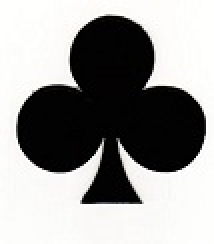
%> input picture ImageProcessing/Project/suits/clubs.jpg, 107 x 122 px (shown 2 times larger)
$ octave --eval "image_histeq('../Project/suits/clubs.jpg');"   (GNU Octave 9; MATLAB toolbox functions it lacks are replaced by stand-ins)
%> lines starting %> are read from the running program, lines starting %| are printed output that depends on the picture
function image_histeq(filepath)
%> called with filepath = '../Project/suits/clubs.jpg'

% This function shows results from both histogram equalization functions

image = imread(filepath);
%> image is the input picture: size 122x107x3 uint8; mean R, G, B 153.3, 152.9, 151.7
figure(1);

subplot(3,2,1), imshow(image);
title('Original Image');

subplot(3,2,2), imhist(image);
grid on;
title("Image's Histogram");

eq_image = custom_histeq(image);
subplot(3,2,3), imshow(eq_image);
title("Histogram Equalized Image");

subplot(3,2,4), imhist(eq_image);
grid on;
title("Histogram Equalization");

subplot(3,2,5), histeq(image);
title("Matlab's Histogram Equalized Image");

subplot(3,2,6), imhist(histeq(image));
grid on;
title("Matlab's Histogram Equalization");

end

function custom_histeq = custom_histeq(image)

% This function performs histogram equalization on the input (grayscale) image

np=size(image,1)*size(image,2);

custom_histeq=uint8(zeros(size(image,1),size(image,2)));

freq=zeros(256,1);
probf=zeros(256,1);
probc=zeros(256,1);
cum=zeros(256,1);
output=zeros(256,1);

for i=1:size(image,1)
    for j=1:size(image,2)
        value=image(i,j);
        freq(value+1)=freq(value+1)+1;
        probf(value+1)=freq(value+1)/np;
    end
end

sum=0;
no_bins=255;

for i=1:size(probf)
   sum=sum+freq(i);
   cum(i)=sum;
   probc(i)=cum(i)/np;
   output(i)=round(probc(i)*no_bins);
end

for i=1:size(image,1)
    for j=1:size(image,2)
        custom_histeq(i,j)=output(image(i,j)+1);
    end
end

end
%> in image_histeq, `eq_image = custom_histeq(image);`:
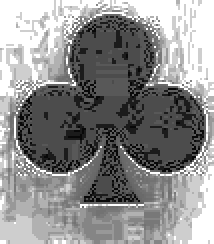
%> eq_image: size 122x107 uint8 (shown 2 times larger); min 8, max 255, mean 142
%> `image_histeq('../Project/suits/clubs.jpg');`:
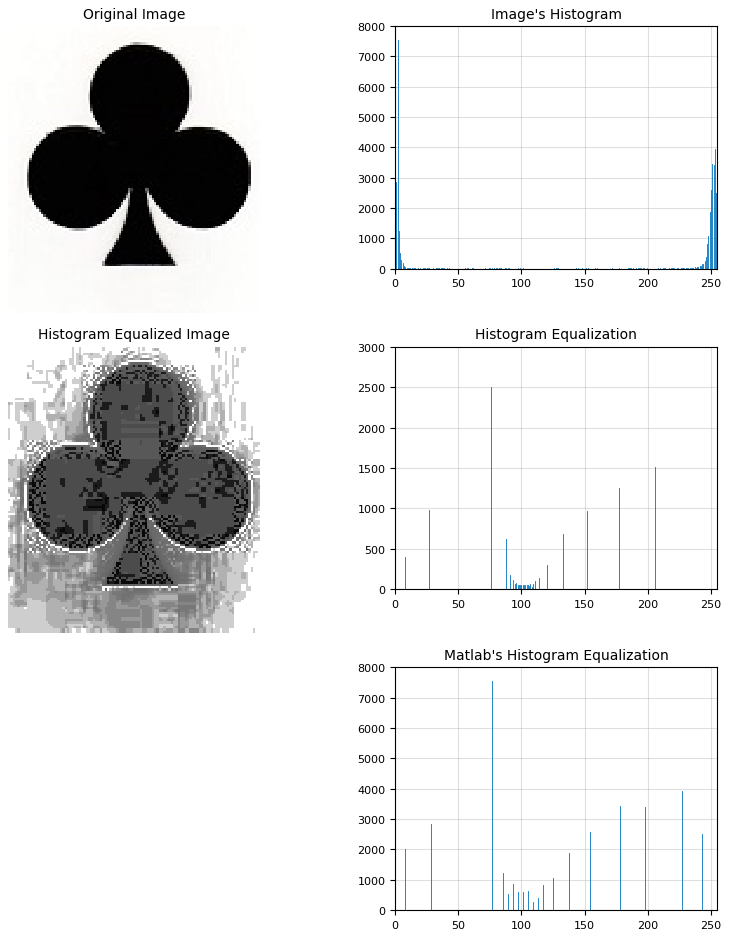
%> figure redrawn from the program's plot data, 5 panels

$ run again, on ImageProcessing/Project/suits/hearts.jpg
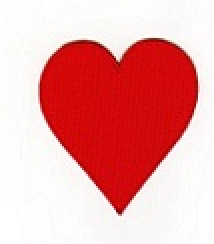
%> input picture ImageProcessing/Project/suits/hearts.jpg, 107 x 122 px (shown 2 times larger)
%> in image_histeq, image is the input picture: size 122x107x3 uint8; mean R, G, B 235, 164.3, 163.9
%> in image_histeq, `eq_image = custom_histeq(image);`:
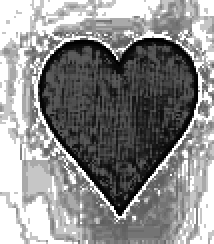
%> eq_image: size 122x107 uint8 (shown 2 times larger); min 0, max 255, mean 139
